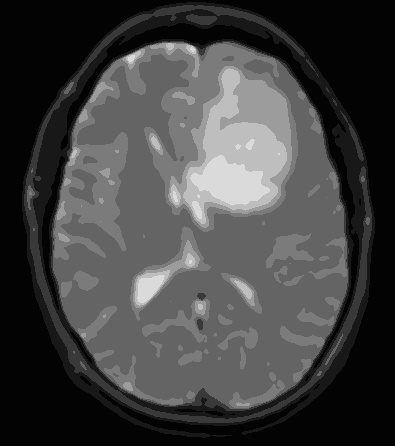
#> input picture src/ImageProc/sample_dataset/tumors/kmean.jpg, 395 x 446 px, found by its file name
$ python hybrid_kmeans_live.py
#> lines starting #> are read from the running program, lines starting #| are printed output that depends on the picture; after the words box and inside, x2 and y2 are one past the last pixel; in counts of white or black regions, pixels touching at a corner belong together
import cv2
import numpy as np
import matplotlib.pyplot as plt
import imutils
from imutils import perspective
import sys

cv2.namedWindow('image', cv2.WINDOW_NORMAL)


def nothing(x):
    pass


def tumor_part(c):
    area = cv2.contourArea(c)
    hull = cv2.convexHull(c)
    hull_area = cv2.contourArea(hull)
    if hull_area != 0:
        solidity = float(area) / hull_area
    else:
        solidity = 0
    # print(solidity,area)
    if solidity > 0.5 and area > 2000:
        # print(area)
        return True
    else:
        return False


def blur_image(img):
    # blur = cv2.GaussianBlur(img,(5,5),0)
    # blur=cv2.bilateralFilter(img,9,75,75)
    kernel = np.ones((5, 5), np.float32) / 25
    blur = cv2.filter2D(img, -1, kernel)
    return blur


def enhance(img):
    clahe = cv2.createCLAHE(clipLimit=1.0, tileGridSize=(8, 8))
    gray = cv2.equalizeHist(img)
    # gray = clahe.apply(blur)
    return gray


def threshold(img, b):
    ret, thresh = cv2.threshold(img, b, 255, cv2.THRESH_BINARY)
    # [6 lines of commented-out code are left out]

    return thresh


def contours(img, org, b):
    # emg2=enhance(img2)
    img2 = threshold(img, b)
    cnts = cv2.findContours(img2.copy(), cv2.RETR_EXTERNAL, cv2.CHAIN_APPROX_SIMPLE)
    cnts = imutils.grab_contours(cnts)
    # print(len(cnts))
    img2 = RGB(img2)
    org = RGB(org)
    for (i, c) in enumerate(cnts):
        if tumor_part(c):
            # print("so",area,solidity)
            cv2.drawContours(org, [c], -1, (1, 255, 11), 2)
            cv2.drawContours(img2, [c], -1, (1, 255, 11), 2)

    return (org, img2)


def RGB(img):
    return cv2.cvtColor(img, cv2.COLOR_GRAY2BGR)


def k_means(img):
    Z = img.reshape((-1, 1))
    Z = np.float32(Z)

    criteria = (cv2.TERM_CRITERIA_EPS + cv2.TERM_CRITERIA_MAX_ITER, 10, 1.0)
    K = 8
    ret, label, center = cv2.kmeans(Z, K, None, criteria, 10, cv2.KMEANS_RANDOM_CENTERS)

    center = np.uint8(center)
    res = center[label.flatten()]
    res2 = res.reshape((img.shape))
    return res2


def edge_ex(img):
    return cv2.Canny(img, 100, 200)


def show_images(gray, blur, seg, cont_org, cont_mask):
    res1 = np.hstack((blur, seg))
    res2 = np.hstack((cont_org, cont_mask))
    res = np.vstack((res1, res2))
    # cv2.imwrite("Results/result_kmean.jpg", res)
    cv2.imshow("image", res)


def process(img3, b):
    gray = cv2.cvtColor(img3, cv2.COLOR_BGR2GRAY)
    blur = blur_image(gray)
    seg = k_means(blur)
    cont_org, cont_mask = contours(seg, gray, b)
    seg = RGB(seg)
    blur = RGB(blur)
    gray = RGB(gray)
    show_images(gray, blur, seg, cont_org, cont_mask)


img_name = input("Enter the name of MRI Image: ")
#> the answer given: sample_dataset/tumors/kmean.jpg

img1 = cv2.imread(f"sample_dataset/brain_tumor_dataset/yes/{img_name}")
#> img1 is the input picture: shape (446, 395, 3); min 0, max 224, mean 66.1
org = img1.copy()
process(img1, 120)
#> in k_means, `ret, label, center = cv2.kmeans(Z, K, None, criteria, 10, cv2.KMEANS_R..`: ret = 4446293.8; center = [155.7, 198.8, 57.56, 121.6, 37.8, 100.8, 3.57, 21.27]
#> in k_means, `center = np.uint8(center)`: center = [155, 198, 57, 121, 37, 100, 3, 21]
#> in threshold, `ret, thresh = cv2.threshold(img, b, 255, cv2.THRESH_BINARY)`:
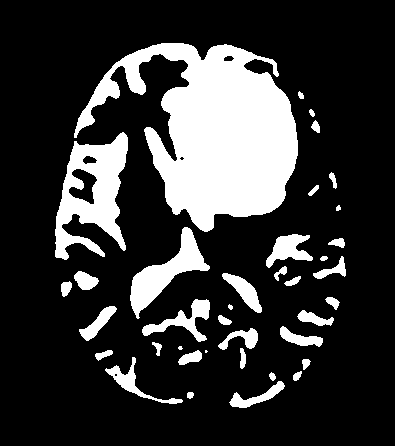
#> thresh: shape (446, 395); 20.7% white; 38 white regions (2 under 20 px)
#> in threshold, `ret, thresh = cv2.threshold(img, b, 255, cv2.THRESH_BINARY)`: ret = 120
#> in contours, `cnts = cv2.findContours(img2.copy(), cv2.RETR_EXTERNAL, cv2.CHAIN_APPR..`: cnts = 38 contours, 4 with area under 20; largest, box (x1, y1, x2, y2) and area: (74, 43, 298, 232) 21233, (55, 132, 128, 260) 5312, (130, 227, 210, 319) 2223, (142, 299, 210, 342) 848, (266, 234, 313, 268) 745
#> in RGB, `return cv2.cvtColor(img, cv2.COLOR_GRAY2BGR)`: returned value: shape (446, 395, 3); 20.7% white; 38 white regions (2 under 20 px), largest, box (x1, y1, x2, y2) and area: (74, 43, 298, 232) 21712, (55, 132, 128, 260) 4941, (130, 227, 210, 319) 2344
#> the loop in contours, `for (i, c) in enumerate(cnts):` made 38 passes
#> (area in tumor_part, hull_area in tumor_part, solidity in tumor_part) on passes 1, 2, 3, 4, 5, 6, 8, 9, 10, 12, 13, 14: (29.5, 31, 0.952), (442, 775.5, 0.57), (32, 33.5, 0.955), (45.5, 49.5, 0.919), (52, 55.5, 0.937), (568, 1649.5, 0.344), (188, 211, 0.891), (83.5, 99.5, 0.839), (75.5, 86.5, 0.873), (50.5, 77, 0.656), (341, 594, 0.574), (369, 500.5, 0.737)
#> after the loop in contours, `for (i, c) in enumerate(cnts):`:
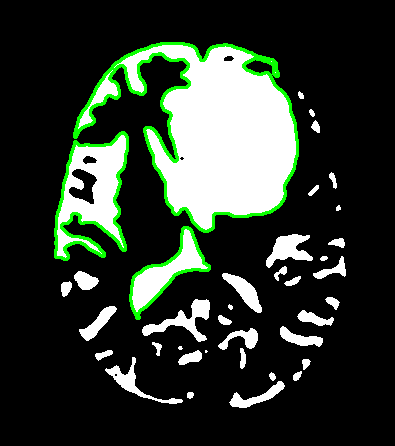
#> img2: shape (446, 395, 3); mean B, G, R 46.7, 56.3, 47
#> after the loop in contours, `for (i, c) in enumerate(cnts):`:
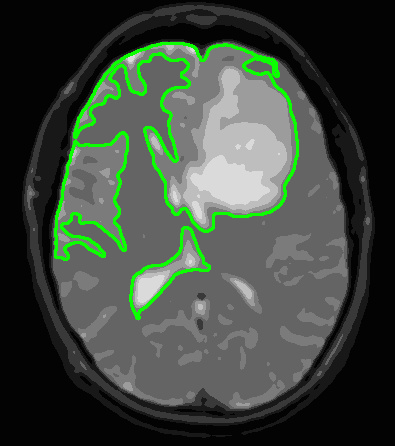
#> org: shape (446, 395, 3); 3.78% of pixels changed, all inside (x1, y1, x2, y2) = (54, 42, 299, 320)

cv2.createTrackbar('Intensity', 'image', 130, 240, nothing)

while True:
    b = cv2.getTrackbarPos('Intensity', 'image')
#> b = 130
    process(img1, b)
#> call 2 of contours, with b = 130
#> in threshold (call 2), `ret, thresh = cv2.threshold(img, b, 255, cv2.THRESH_BINARY)`: thresh: shape (446, 395); 8.9% white; 22 white regions (6 under 20 px)
#> in contours (call 2), `cnts = cv2.findContours(img2.copy(), cv2.RETR_EXTERNAL, cv2.CHAIN_APPR..`: cnts = 22 contours, 7 with area under 20; largest, box (x1, y1, x2, y2) and area: (168, 66, 292, 228) 12192, (133, 241, 200, 308) 1332, (152, 43, 199, 77) 315, (231, 278, 255, 306) 250, (124, 50, 145, 69) 161
#> in RGB (call 6), `return cv2.cvtColor(img, cv2.COLOR_GRAY2BGR)`: returned value: shape (446, 395, 3); 8.9% white; 22 white regions (6 under 20 px), largest, box (x1, y1, x2, y2) and area: (168, 66, 292, 228) 12422, (133, 241, 200, 308) 1425, (152, 43, 199, 77) 384
#> the loop in contours (call 2), `for (i, c) in enumerate(cnts):` made 22 passes
#> (area in tumor_part, hull_area in tumor_part, solidity in tumor_part) on passes 3, 5, 6, 7, 8, 9, 13, 14, 15, 17, 18, 19: (37.5, 40.5, 0.926), (104.5, 109, 0.959), (250.5, 272.5, 0.919), (1332.5, 1999.5, 0.666), (47, 50.5, 0.931), (57.5, 69, 0.833), (47.5, 49.5, 0.96), (80.5, 95, 0.847), (144.5, 154, 0.938), (45.5, 49, 0.929), (115.5, 150.5, 0.767), (98, 156.5, 0.626)
#> after the loop in contours (call 2), `for (i, c) in enumerate(cnts):`:
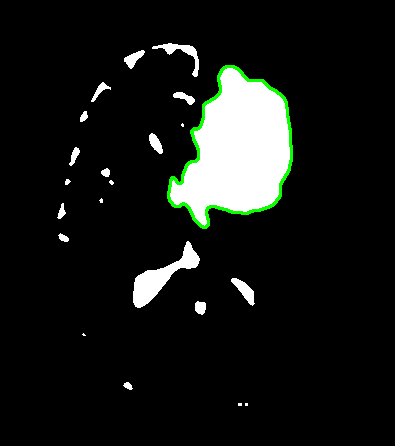
#> img2: shape (446, 395, 3); mean B, G, R 21.3, 23.7, 21.4
#> after the loop in contours (call 2), `for (i, c) in enumerate(cnts):`:
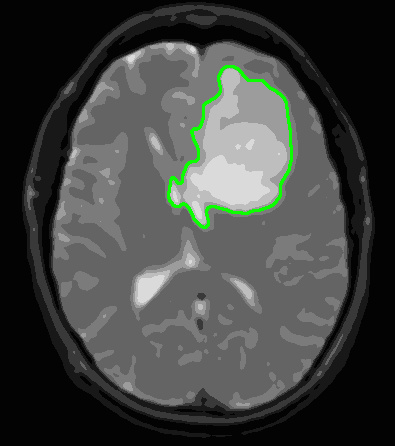
#> org: shape (446, 395, 3); 0.97% of pixels changed, all inside (x1, y1, x2, y2) = (167, 65, 293, 229)
#> in show_images (call 2), `res2 = np.hstack((cont_org, cont_mask))`:
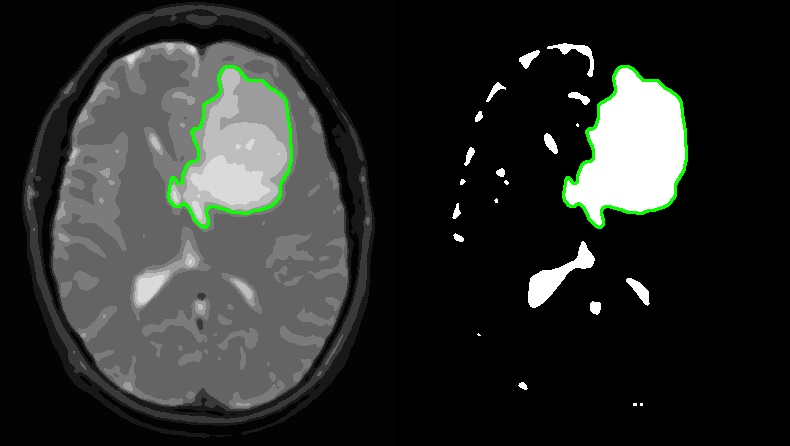
#> res2: shape (446, 790, 3); mean B, G, R 43, 45.5, 43.1
#> in show_images (call 2), `res = np.vstack((res1, res2))`:
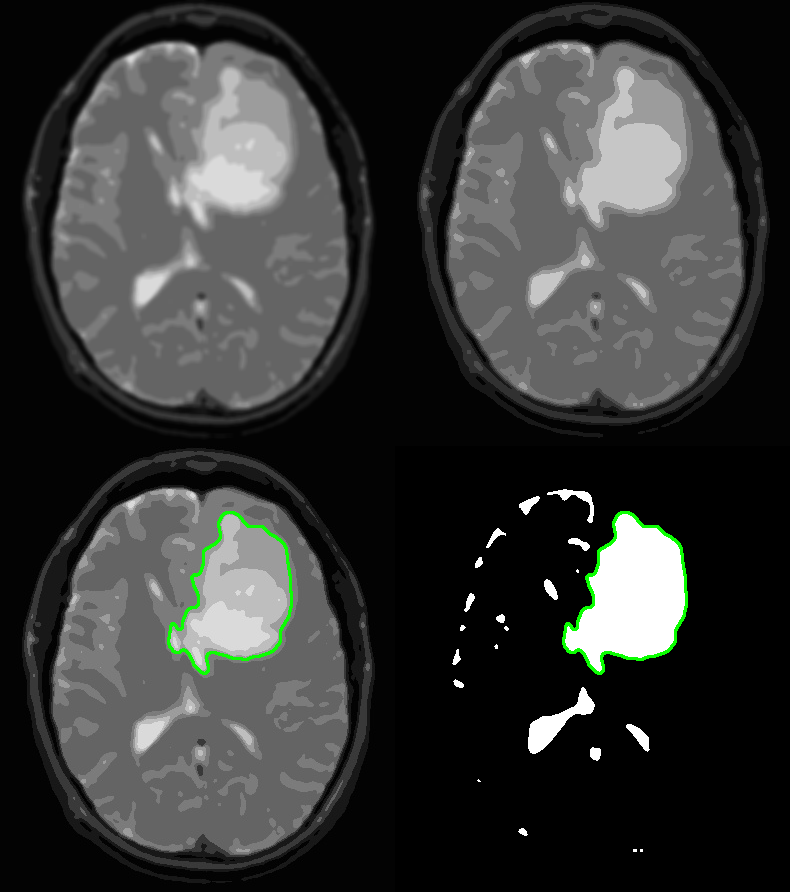
#> res: shape (892, 790, 3); mean B, G, R 54.4, 55.7, 54.5
    img1 = cv2.imread(f"sample_dataset/brain_tumor_dataset/yes/{img_name}")
    k = cv2.waitKey(1) & 0xFF
#> (key q is pressed here)
    if k == ord('q'):
        break

# [23 lines of commented-out code are left out]
cv2.destroyAllWindows()
cv2.waitKey(1)

$ run again, on src/ImageProc/sample_dataset/tumors/tumor13.jpg
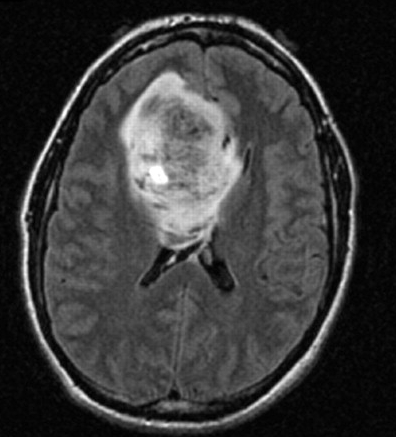
#> input picture src/ImageProc/sample_dataset/tumors/tumor13.jpg, 396 x 437 px, found by its file name
#> img1 is the input picture: shape (437, 396, 3); min 0, max 255, mean 57.1
#> in k_means, `ret, label, center = cv2.kmeans(Z, K, None, criteria, 10, cv2.KMEANS_R..`: ret = 6581202.1; center = [72.37, 133.3, 92.42, 202.8, 171.3, 7.78, 56.36, 27.93]
#> in k_means, `center = np.uint8(center)`: center = [72, 133, 92, 202, 171, 7, 56, 27]
#> in threshold, `ret, thresh = cv2.threshold(img, b, 255, cv2.THRESH_BINARY)`:
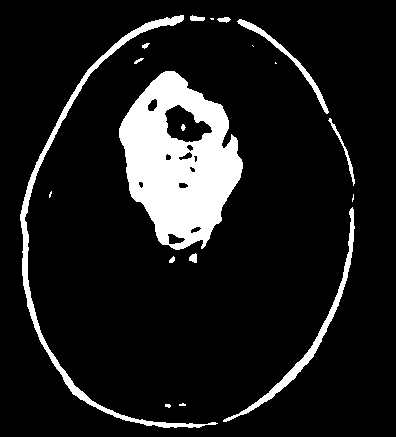
#> thresh: shape (437, 396); 11.2% white; 19 white regions (7 under 20 px)
#> in threshold, `ret, thresh = cv2.threshold(img, b, 255, cv2.THRESH_BINARY)`: ret = 120
#> cnts = 18 contours, 10 with area under 20; largest, box (x1, y1, x2, y2) and area: (119, 71, 243, 250) 14572, (20, 15, 218, 428) 2684, (223, 207, 355, 422) 1258, (237, 19, 329, 114) 552, (328, 118, 355, 186) 129, (190, 15, 205, 21) 48, (189, 253, 197, 263) 46, (217, 17, 231, 23) 40
#> the loop in contours, `for (i, c) in enumerate(cnts):` made 18 passes
#> (area in tumor_part, hull_area in tumor_part, solidity in tumor_part) on passes 4, 5, 8, 9, 14, 16, 17, 18: (45.5, 48.5, 0.938), (1258.5, 7578.5, 0.166), (129, 351, 0.368), (14572, 15566.5, 0.936), (551.5, 1605, 0.344), (40, 46, 0.87), (48.5, 56, 0.866), (2683.5, 59325, 0.0452)
#> b = 130
#> thresh: shape (437, 396); 10.9% white; 19 white regions (7 under 20 px)
#> cnts = 18 contours, 10 with area under 20; largest, box (x1, y1, x2, y2) and area: (119, 71, 243, 250) 14350, (20, 15, 206, 428) 2596, (223, 207, 355, 422) 1220, (237, 19, 329, 114) 537, (328, 118, 354, 185) 108, (190, 16, 205, 21) 47, (189, 254, 197, 263) 43, (218, 17, 231, 22) 38
#> the loop in contours (call 2), `for (i, c) in enumerate(cnts):` made 18 passes
#> (area in tumor_part, hull_area in tumor_part, solidity in tumor_part) on passes 5, 6, 9, 10, 14, 16, 17, 18: (43, 45, 0.956), (1220, 7553, 0.162), (108.5, 327.5, 0.331), (14350, 15469, 0.928), (537, 1602.5, 0.335), (37.5, 39.5, 0.949), (47, 50, 0.94), (2595.5, 56795.5, 0.0457)
#> after the loop in contours (call 2), `for (i, c) in enumerate(cnts):`:
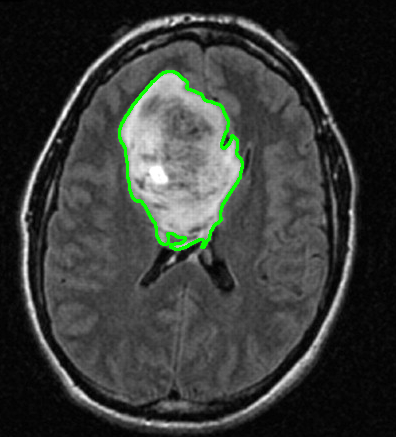
#> org: shape (437, 396, 3); 1.12% of pixels changed, all inside (x1, y1, x2, y2) = (118, 70, 244, 251)
